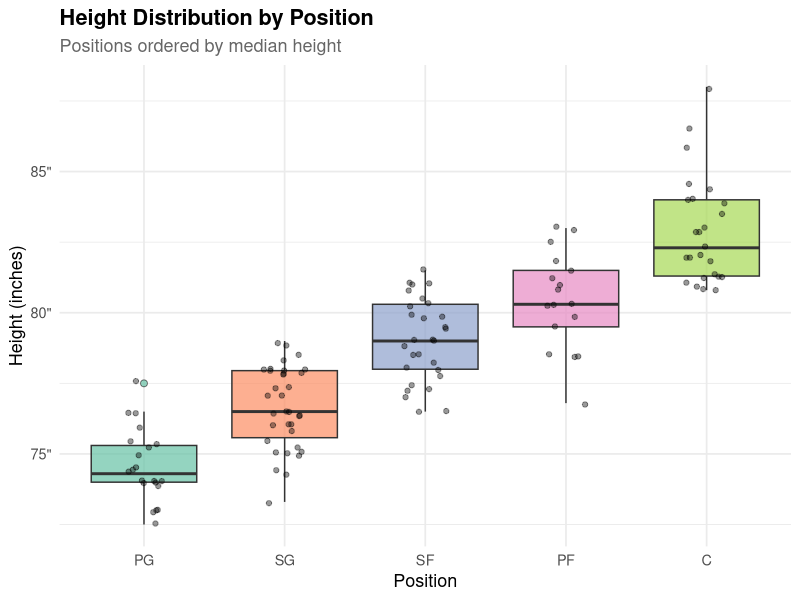
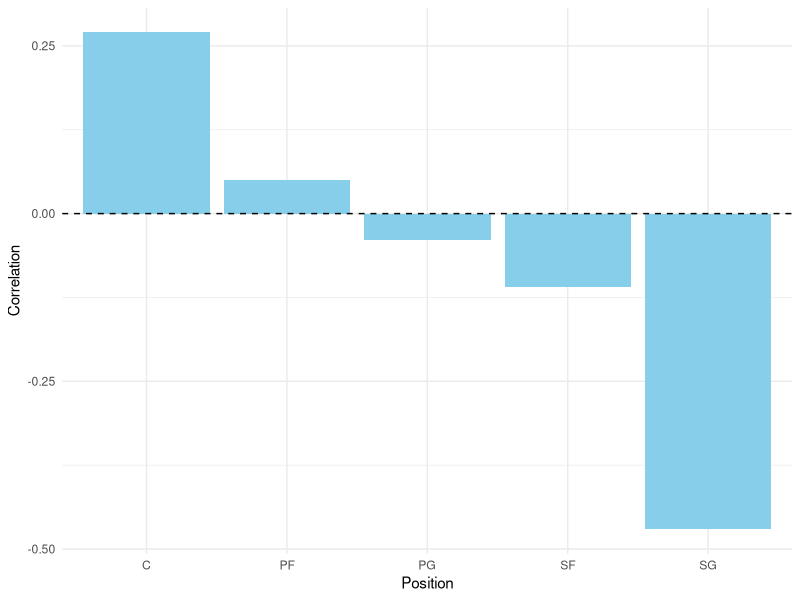
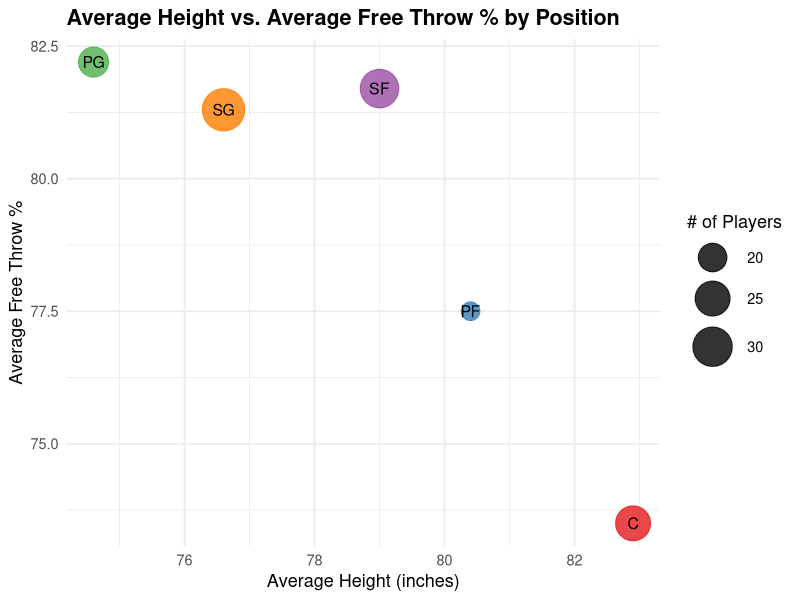

Write R code to recreate these figures, in order.
## ---- chunk 1
#| label: plot-robert
#| fig-cap: "Height Distribution by Position for NBA Players with at Least 150 Free Throw Attempts (2025-2026 Season)"
#| fig-alt: "A box plot showing NBA player height distribution across five positions ordered by median height from shortest to tallest: PG, SG, SF, PF, and C. Each box uses a distinct Set2 palette color with semi-transparent jittered points overlaid. Point guards cluster tightly near 74 inches, shooting guards near 77, small forwards near 79, and power forwards near 80. Centers have the highest median near 83 inches and the widest spread, with outliers exceeding 87 inches. The staircase pattern across positions suggests height is strongly associated with positional assignment in the NBA.
#| echo: false
#| warning: false
#| message: false

# Tidyverse Style Guide

# Step 1: Load packages
library(ggplot2)
library(dplyr)
library(readr)
library(ggrepel)
library(knitr)
library(kableExtra)

# Step 2: Load and tidy the data
df <- read_csv("NBAPlayerStats.csv") |>
  rename(
    ft_pct = `FT%`,
    height = `Height (in)`
  ) |>
  mutate(
    ft_pct = as.numeric(gsub("%", "", ft_pct))
  )

# Step 3: Summarize average height and FT% per position
position_summary <- df |>
  group_by(Position) |>
  summarise(
    avg_height = mean(height, na.rm = TRUE),
    avg_ft_pct = mean(ft_pct, na.rm = TRUE),
    count      = n()
  )

# Plot for height distribution by position
df |>
  mutate(Position = reorder(Position, height)) |>
  ggplot(aes(x = Position, y = height, fill = Position)) +
  geom_boxplot(alpha = 0.7, outlier.shape = 21, outlier.size = 2) +
  geom_jitter(width = 0.15, alpha = 0.4, size = 1.5) +
  scale_fill_brewer(palette = "Set2") +
  scale_y_continuous(labels = function(x) paste0(x, '"')) +
  labs(
    title    = "Height Distribution by Position",
    subtitle = "Positions ordered by median height",
    x        = "Position",
    y        = "Height (inches)"
  ) +
  theme_minimal(base_size = 13) +
  theme(
    plot.title      = element_text(face = "bold"),
    plot.subtitle   = element_text(color = "grey40"),
    legend.position = "none"
  )

# Table for height summary by position
df |>
  group_by(Position) |>
  summarise(
    `Player Count`       = n(),
    `Avg Height (in)`    = round(mean(height, na.rm = TRUE), 1),
    `Median Height (in)` = round(median(height, na.rm = TRUE), 1),
    `Min Height (in)`    = round(min(height, na.rm = TRUE), 1),
    `Max Height (in)`    = round(max(height, na.rm = TRUE), 1)
  ) |>
  arrange(desc(`Avg Height (in)`)) |>
  kable(
    caption = "Height Summary by Position for Players Who Shot At Least 150 FT's (tallest to shortest)",
    align   = c("l", "c", "c", "c", "c", "c")
  ) |>
  kable_styling(
    bootstrap_options = c("striped", "hover", "condensed"),
    full_width        = FALSE
  )
## ---- chunk 2
library(tidyverse)
library(knitr)

nba_raw <- read_csv("NBAPlayerStats.csv")

nba_clean <- nba_raw |>
  rename(
    position = Position,
    ft_percent = `FT%`,
    height_in = `Height (in)`
  ) |>
  mutate(
    ft_percent = as.numeric(str_remove(ft_percent, "%")),
    height_in = as.numeric(height_in)
  )

position_corr <- nba_clean |>
  group_by(position) |>
  summarise(
    correlation = round(cor(height_in, ft_percent, use = "complete.obs"), 2),
    avg_ft = round(mean(ft_percent, na.rm = TRUE), 1),
    avg_height = round(mean(height_in, na.rm = TRUE), 1),
    n_players = n(),
    .groups = "drop"
  )
## ---- chunk 3
#| label: fig-connor
#| fig-cap: "Correlation between height and free throw percentage by position."
#| fig-alt: "Bar chart showing correlation between height and free throw percentage for each NBA position."
#| fig-pos: "H"

ggplot(position_corr, aes(x = position, y = correlation)) +
  geom_col(fill = "skyblue") +
  geom_hline(yintercept = 0, linetype = "dashed") +
  labs(
    x = "Position",
    y = "Correlation"
  ) +
  theme_minimal()
## ---- chunk 4
#| label: tbl-connor
#| tbl-cap: "Correlation between height and free throw percentage by position."

kable(
  position_corr,
  col.names = c("Position", "Correlation", "Avg FT%", "Avg Height", "Players")
)
## ---- chunk 5
#| echo: false

#Tidyverse style guide
library(readr)
library(dplyr)
library(ggplot2)
library(knitr)

# Tidy the data
nba <- read_csv("NBAPlayerStats.csv") |>
  rename(
    ft_pct   = `FT%`,
    height   = `Height (in)`,
    position = Position
  ) |>
  mutate(
    ft_pct = as.numeric(gsub("%", "", ft_pct)),
    height = as.numeric(height)
  )

# Summarize by position
pos_summary <- nba |>
  group_by(position) |>
  summarise(
    avg_height = round(mean(height, na.rm = TRUE), 1),
    avg_ft_pct = round(mean(ft_pct,  na.rm = TRUE), 1),
    n_players  = n(),
    .groups = "drop"
  )
## ---- chunk 6
#Plot-aidan — Average height vs. FT% by position
#| label: plot-aidan
#| fig-cap: "Average height vs. average FT% by position. Bubble size shows number of players in each group."

ggplot(pos_summary, aes(x = avg_height, y = avg_ft_pct,
                        size = n_players, color = position)) +
  geom_point(alpha = 0.8) +
  geom_text(aes(label = position), color = "black", size = 4, hjust = 0.5, vjust = 0.5)+  
  scale_size_continuous(range = c(6, 14), name = "# of Players") +
  scale_color_brewer(palette = "Set1", guide = "none") +
  labs(
    title = "Average Height vs. Average Free Throw % by Position",
    x = "Average Height (inches)",
    y = "Average Free Throw %"
  ) +
  theme_minimal(base_size = 13) +
  theme(
    plot.title    = element_text(face = "bold")
  )
## ---- chunk 7
# Table-aidan — Average height vs. FT% by position

#| label: tab-aidan
#| fig-cap: "Provides the corresponding numerical values (Position, Avg Height, Avg FT%, # of Players)."
pos_summary |>
  arrange(desc(avg_ft_pct)) |>
  kable(
    caption = "Average Height and Free Throw Percentage by Position",
    col.names = c("Position", "Avg Height (in)", "Avg Free Throw %", "# Players"),
    align = c("l", "c", "c", "c")
  )
